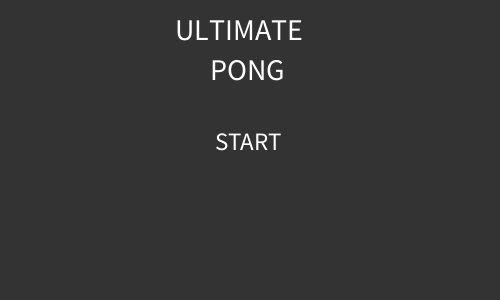
Frame 1 (no input)
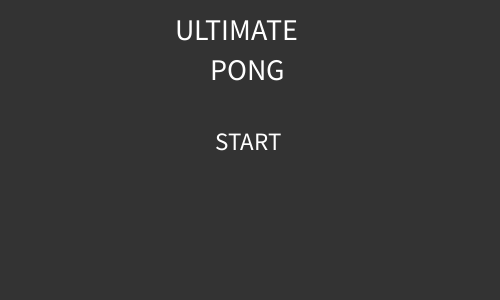
Frame 60 (the mouse pressed at the canvas centre just before this capture)
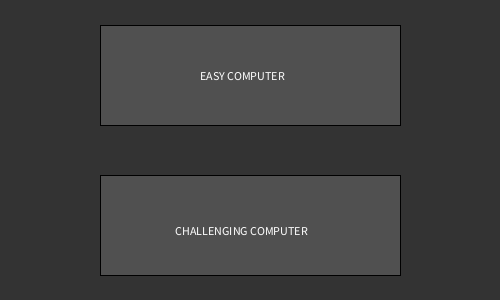
Frame 120 (the mouse held since frame 60 and released just before this capture)

The Processing sketch that drew these frames (run headless with seeded random() and noise(); from frame 60 on, the mouse is pressed at the canvas centre):

// Processing sketch: Pong
// ── Pong.pde
Menu menu;

void setup() {
      
      size(500, 300);       
      menu = new Menu();
}

void draw() {
      
      background(51);
      menu.showWindow();
}
// ── Ball.pde
class Ball {
      
      //x and y position of the ball
      int x = 250;
      int y = 250; 
      //radius of the ball
      final int radius = 15;
      int x_vel, y_vel;
      int speed = 5;
      
      public Ball() {
      
            int xrand = (int)random(1, 3);
            int yrand = (int)random(1, 3);
            
            if (xrand == 1) {
                  x_vel = -speed;
            }      
            else if (xrand == 2) {
                  x_vel = speed;
            }
            if (yrand == 1) {
                  y_vel = -speed;
            }
            else if (yrand == 2) {
                  y_vel = speed;
            }
      
            
      }
      
      //function that draws the ball
      public void show() {
            
            //draws a ball at a given x and y
            ellipse(x, y, radius, radius); 
            
      }
      
      public void movement() {
            x += x_vel;
            y += y_vel;
            
            if (y <= 5 || y >= 295) {
                  y_vel *= -1 ;
            }
      }
      
      
}
// ── Menu.pde

class Menu {
      
      int windowNum = 0;
      int computer_diff;
      int startSize = 25;
      
      Start start = new Start(); 
      
      public void showWindow() {
            
            if (windowNum == 0) {
                  
                  titleScreen();
                  
            }
            else if (windowNum == 1) {
                  
                  mainMenu(); 
                  
            }
            else if (windowNum == 2) {
                  
                  start.play(computer_diff);
                  
            }
            
      }
      
      public void titleScreen() {
            
            textSize(30);
            text("ULTIMATE", 175, 40);
            text("PONG", 210, 80);
            
            textSize(startSize);
            text("START", 215, 150);
            
            if (mousePressed == true){
                  if (mouseX >= 215 && mouseX <= 295) {
                        if (mouseY >= 130 && mouseY <= 150) {
                              windowNum = 1;
                        }
                  }
            }
            
      }
      
      public void mainMenu() {
            //draws the buttons for the stats window 
            fill(80);
            rect(100, 25, 300, 100);
            rect(100, 175, 300, 100);
            
            //draws text on the buttons draw
            fill(255);
            textSize(12);
            text("EASY COMPUTER", 200, 80);
            text("CHALLENGING COMPUTER", 175, 235);
            
            if (mousePressed == true) {
                   
                  if (mouseY > 25 && mouseY < 125) {
                        if (mouseX > 100 && mouseX < 400) {
                              computer_diff = 1;
                              windowNum = 2;
                        }
                  }
                  
                  if (mouseY > 175 && mouseY < 275) {
                        if (mouseX > 100 && mouseX < 400) {
                              computer_diff = 3;
                              windowNum = 2;
                        }
                        
                  }
            }
      }
}

// ── Paddle.pde
class Paddle {
      
      //x and y position of the paddle
      int x, y;
      //width of the paddle
      final int width = 10;
      //height of the paddle
      final int height = 100;
      //velocity up and down
      int up_vel, down_vel;
      int speed = 7;
      //score
      int score;
           
      //constructor function to set the x and y position
      public Paddle(int x, int y) {
            
            //sets the argument to the variables
            this.x = x;
            this.y = y;
            
            up_vel = -speed;
            down_vel = speed;
            
      }
      
      //function that draws the rectangle
      public void show() {
            
            //draws a rectangle at the given x and y
            rect(x, y, width, height);
      }
      
      
      
}
// ── Start.pde
class Start {
      
      //creates a new ball
      Ball ball = new Ball();
      //creates paddle 1
      Paddle p1 = new Paddle(10, 75);
      //creates paddle 2 
      Paddle p2 = new Paddle(480, 75);
      //the speed of the paddle
      final int player_paddle_speed = 7; 
      final int computer_paddle_speed = 7;
      int computer_diff;
      
      
      //function that draws all of the assets
      public void play(int diff) {
            computer_diff = diff;
            //paddle 1 is shown
            p1.show();
            //paddle 2 is shown
            //ball is shown
            ball.show();
            p2.show();
            ball.movement();
            paddle_movement("Player", 1);
            paddle_movement("Computer", computer_diff);
            respawn_ball();

            collision_detection();
            noStroke();
            fill(255);
            rect(250, 0, 2, 300);
            
           
      }
      
      //function that controls movement
      public void paddle_movement(String input, int playerNumber) {
            //if a player is controlling the paddle
            if (input == "Player") {
                  if (p1.y <= 10) {
                        p1.up_vel = 0;
                  }
                  else {
                        p1.up_vel = -player_paddle_speed;
                  }
                  if (p1.y >= 190) {
                        p1.down_vel = 0; 
                  }
                  else {
                        p1.down_vel = player_paddle_speed;
                  }
                  //if the w key is pressed then the paddle will go up
                  if (key == 'w') {
                        //increases the decreases y value
                        p1.y += p1.up_vel;         
                  }
                  //if the s key is pressed then the paddle will go down
                  else if (key == 's') {
                        //increases the paddles y value
                        p1.y += p1.down_vel;
                  }     
            }
            else if (input == "Computer") {
                              
                  if (playerNumber == 1) {
                        p2.y += p2.speed;
                        if (p2.y <= 10 || p2.y >= 190) {
                             p2.speed *= -1;
                        }
                  }
                  else if (playerNumber == 2) {
                        if (p1.y <= 10) {
                              p1.up_vel = 0;
                        }
                        else {
                              p1.up_vel = -computer_paddle_speed;
                        }
                        if (p1.y >= 190) {
                              p1.down_vel = 0; 
                        }
                        else {
                              p1.down_vel = computer_paddle_speed;
                        }
                        if (p1.y + (p1.height / 2) < ball.y - ball.radius) {
                              p1.y += p1.down_vel;
                        }
                        else if (p1.y + (p1.height / 2) > ball.y + ball.radius) {
                              p1.y += p1.up_vel;
                        }
                  }
                  else if (playerNumber == 3) {
                        
                        if (p2.y <= 10) {
                              p2.up_vel = 0;
                        }
                        else {
                              p2.up_vel = -computer_paddle_speed;
                        }
                        if (p2.y >= 190) {
                              p2.down_vel = 0; 
                        }
                        else {
                              p2.down_vel = computer_paddle_speed;
                        }
                        if (p2.y + (p2.height / 2) < ball.y - ball.radius) {
                              p2.y += p2.down_vel;
                        }
                        else if (p2.y + (p2.height / 2) > ball.y + ball.radius) {
                              p2.y += p2.up_vel;
                        } 
                  }    
            }
      }
      
      public void collision_detection() {
            
            int rand = (int)random(1, 3);
            
            if (ball.y >= p1.y && ball.y <= p1.y + p1.height) {
                  if (ball.x >= p1.x && ball.x <= p1.x + p1.width + 5) {
                        ball.x_vel *= -1;
                        
                        if (rand == 1) {
                              ball.y_vel *= 1;
                        }      
                        else if (rand == 2) {
                              ball.y_vel *= -1;
                        }
                  }
            }
            if (ball.y >= p2.y && ball.y <= p2.y + p2.height) {
                  if (ball.x >= p2.x && ball.x <= p2.x + p2.width + 5) {
                        ball.x_vel *= -1;
                        
                        if (rand == 1) {
                              ball.y_vel *= 1;
                        }      
                        else if (rand == 2) {
                              ball.y_vel *= -1;
                        }
                  }
            }
            
      }
      
      public void respawn_ball() {
            
            if (ball.x <= 0) {
                  score(2);
                  ball = new Ball();    
            }
            else if (ball.x >= 500) {
                  score(1);
                  ball = new Ball();
            }
            else {
                  score(0);
            }
            
      }
      
      public void score(int player) {
            if (player == 0)  {
                  fill(255);
            }
            else if (player == 1) {
                  p1.score ++;
                  fill(0, 255, 0);
            }
            else if (player == 2) {
                  p2.score ++;
                  fill(255, 0, 0);
            }
            textSize(30);
            text(p1.score, 205, 150); 
            text(p2.score, 280, 150);     
      }
}
